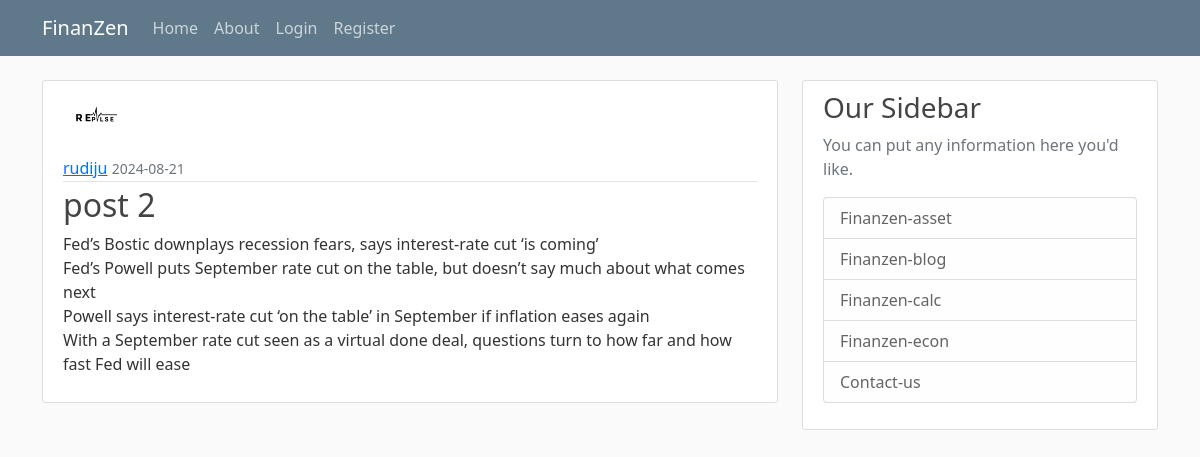
Screenshot of /post/2 with the database file from the repository.
### finanzen/models.py (models this page shows, shortened)
class User(db.Model, UserMixin):
    id = db.Column(db.Integer, primary_key=True)
    username = db.Column(db.String(20), unique=True, nullable=False)
    email = db.Column(db.String(120), unique=True, nullable=False)
    image_file = db.Column(db.String(20), nullable=False, default='default.jpg')
    password = db.Column(db.String(60), nullable=False)
    posts = db.relationship('Post', backref='author', lazy=True)

class Post(db.Model):
    id = db.Column(db.Integer, primary_key=True)
    title = db.Column(db.String(100), nullable=False)
    date_posted = db.Column(db.DateTime, nullable=False, default=datetime.utcnow)
    content = db.Column(db.Text, nullable=False)
    user_id = db.Column(db.Integer, db.ForeignKey('user.id'), nullable=False)

### finanzen/posts/routes.py (the view)
@posts.route("/post/<int:post_id>")
def post(post_id):
    post = Post.query.get_or_404(post_id)
    return render_template('post.html', title=post.title, post=post)

### finanzen/templates/post.html (shortened to what this page needs)
{% extends "layout.html" %}
{% block content %}
    <article class="media content-section">
        <img class="rounded-circle article-img"
            src="{{  url_for('static', filename='profile_picts/' + post.author.image_file) }}">
        <div class="media-body">
            <div class="article-metadata">
                <a class="mr-2" href="{{ url_for('users.user_posts', username=post.author.username) }}">{{ post.author.username }}</a>
                <small class="text-muted">{{ post.date_posted.strftime('%Y-%m-%d') }}</small>
            </div>
            <h2 class="article-title">{{ post.title }}</h2>
            <p class="article-content">{{ post.content }}</p>
        </div>
    </article>
{% endblock content %}

### finanzen/static/main.css (style rules this page uses)
body { background: #fafafa; color: #333333; margin-top: 5rem; }
h1, h2, h3, h4, h5, h6 { color: #444444; }
.content-section { background: #ffffff; padding: 10px 20px; border: 1px solid #dddddd; border-radius: 3px; margin-bottom: 20px; }
.article-title { color: #444444; }
.article-content { white-space: pre-line; }
.article-img { height: 65px; width: 65px; margin-right: 16px; }
.article-metadata { padding-bottom: 1px; margin-bottom: 4px; border-bottom: 1px solid #e3e3e3 }

### rows the page displays
User: image_file (picture), author.username "rudiju"
Post: date_posted "2024-08-21", title "post 2", content "Fed’s Bostic downplays recession fears, says interest-rate cut ‘is coming’ Fed’s Powell puts September rate cut on the table, but doesn’t say much about what comes next Powell says interest-rate cut ‘on the table’ in September if inflation eases again With a September rate cut seen as a virtual done deal, questions turn to how far and how fast Fed will ease"
